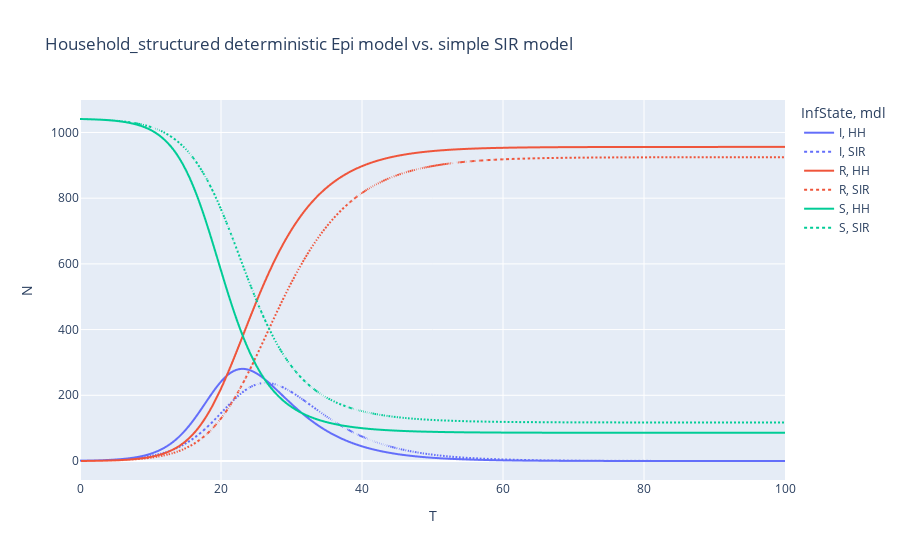

This figure's notebook cell:
### Code cell
#get the number infected at each time step from the hh_mdl
hh_res = hh_mdl.full_epi.copy().drop("HH_Number", axis=1)
hh_res = hh_res.groupby(["InfState","T"]).sum().reset_index()
hh_res["mdl"] = "HH"

sir_res = sir_mdl.full_epi.copy()
sir_res["mdl"] = "SIR"

all_res = pd.concat([hh_res, sir_res])

epi_fig_determ = px.line(all_res, x="T", y="N", color="InfState",line_dash="mdl", title="Household_structured deterministic Epi model vs. simple SIR model")
epi_fig_determ.show()

### Figure 1 — Plotly figure (JSON) as saved in the notebook; plotly's stock layout.template omitted (floating-point values rounded to 4 significant figures; data arrays with more than 128 entries replaced by an {"elided": "..."} marker saying what was removed)
{"data": [{"hovertemplate": "InfState=I<br>mdl=HH<br>T=%{x}<br>N=%{y}<extra></extra>", "legendgroup": "I, HH", "line": {"color": "#636efa", "dash": "solid"}, "marker": {"symbol": "circle"}, "mode": "lines", "name": "I, HH", "showlegend": true, "type": "scattergl", "x": {"elided": "401 float values"}, "xaxis": "x", "y": {"elided": "401 float values"}, "yaxis": "y"}, {"hovertemplate": "InfState=I<br>mdl=SIR<br>T=%{x}<br>N=%{y}<extra></extra>", "legendgroup": "I, SIR", "line": {"color": "#636efa", "dash": "dot"}, "marker": {"symbol": "circle"}, "mode": "lines", "name": "I, SIR", "showlegend": true, "type": "scattergl", "x": {"elided": "401 float values"}, "xaxis": "x", "y": {"elided": "401 float values"}, "yaxis": "y"}, {"hovertemplate": "InfState=R<br>mdl=HH<br>T=%{x}<br>N=%{y}<extra></extra>", "legendgroup": "R, HH", "line": {"color": "#EF553B", "dash": "solid"}, "marker": {"symbol": "circle"}, "mode": "lines", "name": "R, HH", "showlegend": true, "type": "scattergl", "x": {"elided": "400 float values"}, "xaxis": "x", "y": {"elided": "400 float values"}, "yaxis": "y"}, {"hovertemplate": "InfState=R<br>mdl=SIR<br>T=%{x}<br>N=%{y}<extra></extra>", "legendgroup": "R, SIR", "line": {"color": "#EF553B", "dash": "dot"}, "marker": {"symbol": "circle"}, "mode": "lines", "name": "R, SIR", "showlegend": true, "type": "scattergl", "x": {"elided": "401 float values"}, "xaxis": "x", "y": {"elided": "401 float values"}, "yaxis": "y"}, {"hovertemplate": "InfState=S<br>mdl=HH<br>T=%{x}<br>N=%{y}<extra></extra>", "legendgroup": "S, HH", "line": {"color": "#00cc96", "dash": "solid"}, "marker": {"symbol": "circle"}, "mode": "lines", "name": "S, HH", "showlegend": true, "type": "scattergl", "x": {"elided": "401 float values"}, "xaxis": "x", "y": {"elided": "401 float values"}, "yaxis": "y"}, {"hovertemplate": "InfState=S<br>mdl=SIR<br>T=%{x}<br>N=%{y}<extra></extra>", "legendgroup": "S, SIR", "line": {"color": "#00cc96", "dash": "dot"}, "marker": {"symbol": "circle"}, "mode": "lines", "name": "S, SIR", "showlegend": true, "type": "scattergl", "x": {"elided": "401 float values"}, "xaxis": "x", "y": {"elided": "401 float values"}, "yaxis": "y"}], "layout": {"legend": {"title": {"text": "InfState, mdl"}, "tracegroupgap": 0}, "title": {"text": "Household_structured deterministic Epi model vs. simple SIR model"}, "xaxis": {"anchor": "y", "domain": [0, 1], "title": {"text": "T"}}, "yaxis": {"anchor": "x", "domain": [0, 1], "title": {"text": "N"}}}}
